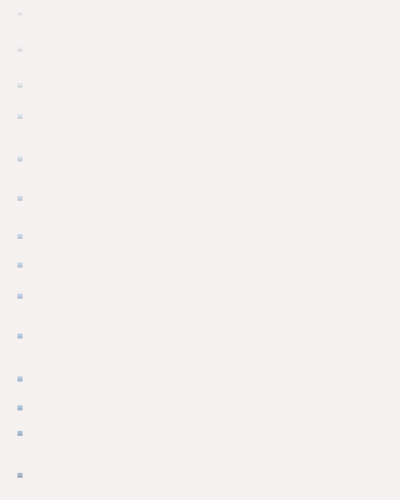
Frame 1 (no input)
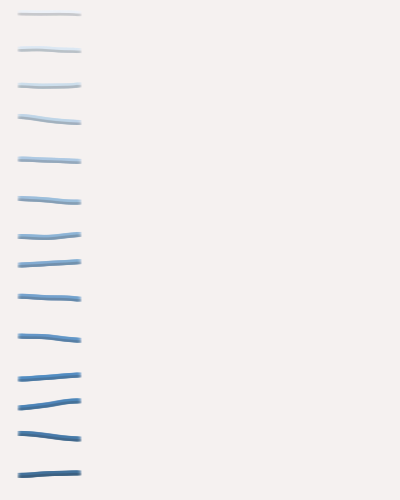
Frame 60 (no input)
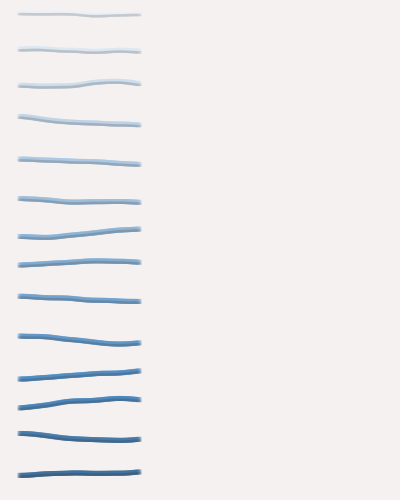
Frame 120 (the mouse pressed at the canvas centre since frame 60)

The p5.js sketch that drew these frames (run headless with seeded random() and noise() and a simulated clock; from frame 60 on, the mouse is pressed at the canvas centre):

// p5.js sketch
// ── sketch.js
// "Exactly 42 lines of code." (I'm not counting the comment.)
let xPos = 0; // position of the lines on the x axis
let borderW = 20; // sketch border
let sketchW = 400;
let sketchH = 500;
let lineW = sketchW-borderW*2;
let nLines = 14;
let spacing = (sketchH - borderW/2) / nLines; // spacing factor between lines
let h = 200; // baseHue for lines.
let s = 60;  // base saturation for lines.
let l = 40;  // base lightness for lines
let bgColor = clr = 0; 
let o = .1; // opacity factor used throughout sketch.
let w = 5; // width of shapes used to build lines.

function setup() {
  createCanvas(sketchW, sketchH);
  xPos = 0;
  colorMode(HSL)
  bgColor = clr = color(h, s, l, 1-o)
  background(color(20, 20, 95, 1));
  frameRate(60)
}

function draw() {
  let px = xPos % (lineW)
  
  if ((xPos+1) / (lineW) === 3) { noLoop() };
  
  if (xPos % (lineW) === 0) { clr = color(h + random(-20, 20), s + random(-20, 20), l+20) };

  for (let y = 0; y < nLines; y++) {
    let cx = px + borderW;
    let offset = map(noise((xPos + (y+200) * 100) * .005), 0, 1, -spacing/2.5, spacing/2.5)
    let cy = (borderW + (y*spacing)) + offset;
    fill(hue(clr), saturation(clr), lightness(clr) * (1.6 - (cy/height)), .4);
    noStroke()
    rect(cx - w/2, cy - w/2, w, w)
    fill(20, 20, 20, o)
    rect(cx - w/2, cy, w, w/2)
  }
  xPos += 1;
}
